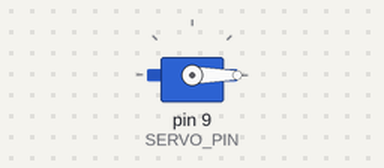
Recording of a sketch running on a simulated Arduino Uno, built with avr-gcc and run on an emulated ATmega328P. On the bench: servo.

Above: at 0.05 s.
At 1.5 s:
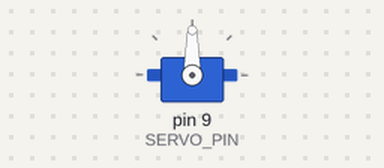
At 3.0 s:
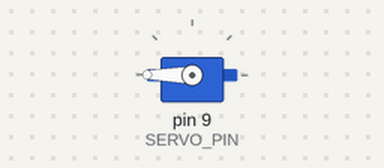
Timing chart, 0 to 6.9 s (numbered marks = the images above):
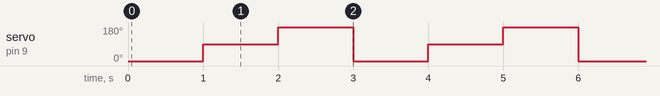

The sketch:

servo-lib-demo.ino
```cpp
#include <Servo.h>
#define SERVO_PIN 9

Servo motor;

void setup() {
  motor.attach(SERVO_PIN);
}

void loop() {
  motor.write(0);
  delay(1000);
  motor.write(90);
  delay(1000);
  motor.write(180);
  delay(1000);
}
```

Measured:
- by itself, servo on pin 9 (SERVO_PIN): repeats every 3.0 s: 180° 1.0 s, 0° 1.0 s, 90° 1.0 s
